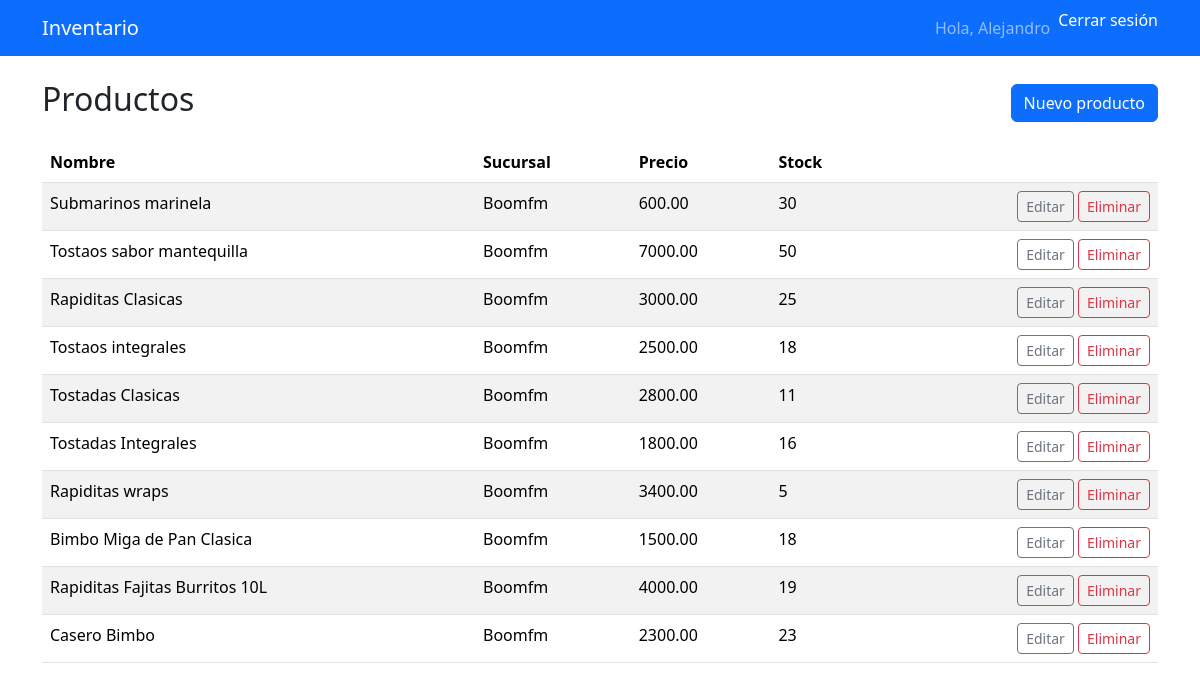
The app's page /productos/ (signed in) with its own data.
### inventario/models.py (models this page shows, shortened)
class Producto(models.Model):
    nombre = models.CharField(max_length=100)
    descripcion = models.TextField(blank=True, null=True)
    precio = models.DecimalField(max_digits=10, decimal_places=2)
    stock = models.PositiveIntegerField(default=0)
    sucursal = models.ForeignKey(Sucursal, on_delete=models.CASCADE, related_name='productos')
    fecha_creacion = models.DateTimeField(auto_now_add=True)

class Sucursal(models.Model):
    nombre = models.CharField(max_length=150)
    direccion = models.CharField(max_length=250, blank=True)
    telefono = models.CharField(max_length=50, blank=True)
    created_at = models.DateTimeField(auto_now_add=True)

### inventario/views_productos.py (the view)
# urls.py: path('productos/', views_productos.ProductoListView.as_view(), name='producto_list'),
class ProductoListView(ProductoQuerysetMixin, ListView):
    model = Producto
    template_name = 'inventario/producto_list.html'
    context_object_name = 'productos'

### inventario/context_processors.py (called while the page is built, shortened)
def role_context(request):
    role = None
    if request.user.is_authenticated:
        perfil = getattr(request.user, 'perfil', None)
        role = getattr(perfil, 'rol', None)
    return {'role': role}

### inventario/permissions.py (called while the page is built)
def role_and_sucursales(user):
    perfil = getattr(user, 'perfil', None)
    if not perfil:
        return None, Sucursal.objects.none()
    rol = perfil.rol
    if rol == 'Administrador':
        return rol, Sucursal.objects.all()
    return rol, perfil.sucursales.all()

### inventario/views_productos.py (called while the page is built)
    def get_queryset(self):
        rol, sucursales_qs = role_and_sucursales(self.request.user)
        if rol == 'Administrador':
            return Producto.objects.select_related('sucursal')
        return Producto.objects.select_related('sucursal').filter(sucursal__in=sucursales_qs)

### templates/inventario/producto_list.html (shortened to what this page needs)
{% extends "base.html" %}
{% block content %}
<div class="d-flex justify-content-between align-items-center mb-3">
  <h2>Productos</h2>
  <a class="btn btn-primary" href="{% url 'producto_create' %}">Nuevo producto</a>
</div>
<table class="table table-striped">
  <thead>
    <tr>
      <th>Nombre</th>
      <th>Sucursal</th>
      <th>Precio</th>
      <th>Stock</th>
      <th></th>
    </tr>
  </thead>
  <tbody>
    {% for p in productos %}
      <tr>
        <td>{{ p.nombre }}</td>
        <td>{{ p.sucursal.nombre }}</td>
        <td>{{ p.precio }}</td>
        <td>{{ p.stock }}</td>
        <td class="text-end">
          <a class="btn btn-sm btn-outline-secondary" href="{% url 'producto_update' p.pk %}">Editar</a>
          <a class="btn btn-sm btn-outline-danger" href="{% url 'producto_delete' p.pk %}">Eliminar</a>
        </td>
      </tr>
    {% empty %}
      <tr><td colspan="5">No hay productos.</td></tr>
    {% endfor %}
  </tbody>
</table>
{% endblock %}

### templates/base.html (shortened to what this page needs)
<!doctype html>
<html lang="es">
<head>
  <link href="https://cdn.jsdelivr.net/npm/bootstrap@5.3.2/dist/css/bootstrap.min.css" rel="stylesheet">
</head>
<body>
  <nav class="navbar navbar-expand-lg navbar-dark bg-primary">
    <div class="container">
      <a class="navbar-brand" href="{% url 'home' %}">Inventario</a>
      <div class="collapse navbar-collapse" id="navMain">
        <ul class="navbar-nav ms-auto">
          {% if user.is_authenticated %}
            <li class="nav-item">
              <span class="nav-link">Hola, {{ user.username }}</span>
            </li>
            <li class="nav-item">
              <form method="post" action="{% url 'logout' %}" style="display:inline;">
                <button type="submit" class="nav-link btn btn-link" style="padding: 0; margin: 0; color: white; text-decoration: none;">
                  Cerrar sesión
                </button>
              </form>
            </li>
          {% else %}
            <li class="nav-item">
              <a class="nav-link" href="{% url 'login' %}">Ingresar</a>
            </li>
          {% endif %}
        </ul>
      </div>
    </div>
  </nav>
  <main class="container py-4">
    {% block content %}{% endblock %}
  </main>
</body>
</html>

### records on screen
Producto: nombre "Submarinos marinela", sucursal.nombre "Boomfm", precio "600.00", stock "30"
Producto: nombre "Tostaos sabor mantequilla", sucursal.nombre "Boomfm", precio "7000.00", stock "50"
Producto: nombre "Rapiditas Clasicas", sucursal.nombre "Boomfm", precio "3000.00", stock "25"
Producto: nombre "Tostaos integrales", sucursal.nombre "Boomfm", precio "2500.00", stock "18"
Producto: nombre "Tostadas Clasicas", sucursal.nombre "Boomfm", precio "2800.00", stock "11"
Producto: nombre "Tostadas Integrales", sucursal.nombre "Boomfm", precio "1800.00", stock "16"
Producto: nombre "Rapiditas wraps", sucursal.nombre "Boomfm", precio "3400.00", stock "5"
Producto: nombre "Bimbo Miga de Pan Clasica", sucursal.nombre "Boomfm", precio "1500.00", stock "18"
Producto: nombre "Rapiditas Fajitas Burritos 10L", sucursal.nombre "Boomfm", precio "4000.00", stock "19"
Producto: nombre "Casero Bimbo", sucursal.nombre "Boomfm", precio "2300.00", stock "23"

### other values on screen
{{ user.username }} "Alejandro"
